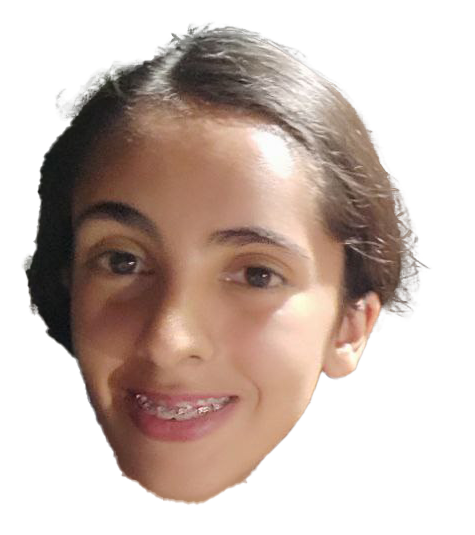
#> input picture gitignore/images/photo_2024-02-17_11-59-20.png, 475 x 535 px
$ python pngToBitmap.py
#> lines starting #> are read from the running program, lines starting #| are printed output that depends on the picture
from PIL import Image

# convert png to bitmap
img = Image.open('../gitignore/images/photo_2024-02-17_11-59-20.png')
#> img is the input picture: PIL image 475x535 RGBA; mean R, G, B, A 164.3, 146.5, 137.4, 126.7
img = img.resize((50,50))
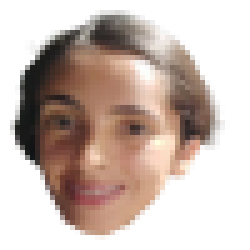
#> img: PIL image 50x50 RGBA (shown 5 times larger); mean R, G, B, A 80.3, 63.8, 55.7, 126.7; transparent parts drawn white
img = img.rotate(90)
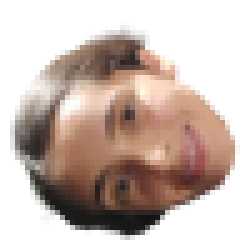
#> img: PIL image 50x50 RGBA (shown 5 times larger); mean R, G, B, A 80.3, 63.8, 55.7, 126.7; transparent parts drawn white
img = img.resize((100,100))
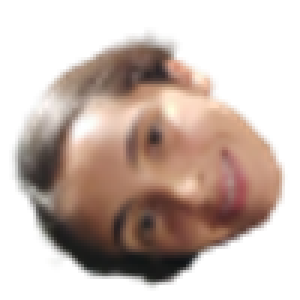
#> img: PIL image 100x100 RGBA (shown 3 times larger); mean R, G, B, A 82.4, 65.7, 57.3, 126.8; transparent parts drawn white
img.save('images/alien.bmp')
